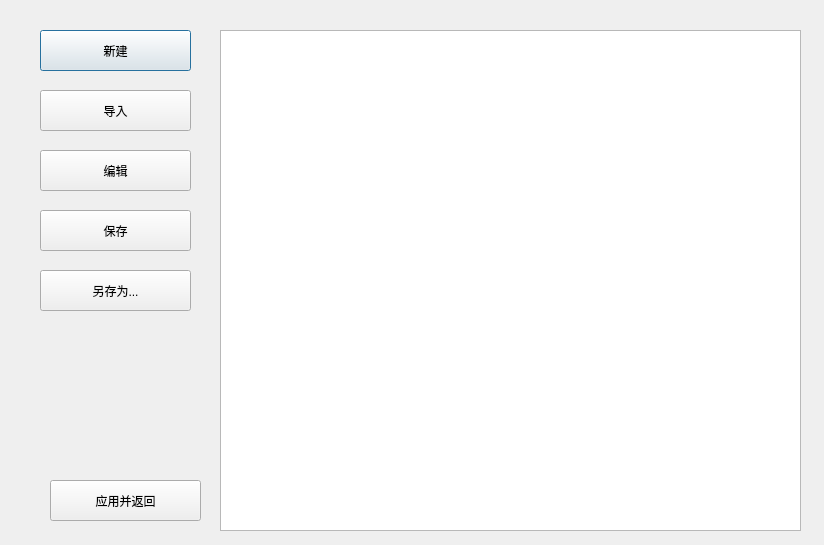
<?xml version="1.0" encoding="UTF-8"?>
<ui version="4.0">
 <class>Dialog</class>
 <widget class="QDialog" name="Dialog">
  <property name="geometry">
   <rect>
    <x>0</x>
    <y>0</y>
    <width>824</width>
    <height>545</height>
   </rect>
  </property>
  <property name="windowTitle">
   <string>方法管理</string>
  </property>
  <widget class="QPushButton" name="pb_new">
   <property name="geometry">
    <rect>
     <x>40</x>
     <y>30</y>
     <width>151</width>
     <height>41</height>
    </rect>
   </property>
   <property name="text">
    <string>新建</string>
   </property>
  </widget>
  <widget class="QPushButton" name="pb_import">
   <property name="geometry">
    <rect>
     <x>40</x>
     <y>90</y>
     <width>151</width>
     <height>41</height>
    </rect>
   </property>
   <property name="text">
    <string>导入</string>
   </property>
  </widget>
  <widget class="QPushButton" name="pb_edit">
   <property name="geometry">
    <rect>
     <x>40</x>
     <y>150</y>
     <width>151</width>
     <height>41</height>
    </rect>
   </property>
   <property name="text">
    <string>编辑</string>
   </property>
  </widget>
  <widget class="QPushButton" name="pb_save_as">
   <property name="geometry">
    <rect>
     <x>40</x>
     <y>270</y>
     <width>151</width>
     <height>41</height>
    </rect>
   </property>
   <property name="text">
    <string>另存为...</string>
   </property>
  </widget>
  <widget class="QPushButton" name="pb_action">
   <property name="geometry">
    <rect>
     <x>50</x>
     <y>480</y>
     <width>151</width>
     <height>41</height>
    </rect>
   </property>
   <property name="text">
    <string>应用并返回</string>
   </property>
  </widget>
  <widget class="QTableView" name="tableView_method">
   <property name="geometry">
    <rect>
     <x>220</x>
     <y>30</y>
     <width>581</width>
     <height>501</height>
    </rect>
   </property>
  </widget>
  <widget class="QPushButton" name="pb_save">
   <property name="geometry">
    <rect>
     <x>40</x>
     <y>210</y>
     <width>151</width>
     <height>41</height>
    </rect>
   </property>
   <property name="text">
    <string>保存</string>
   </property>
  </widget>
 </widget>
 <resources/>
 <connections/>
</ui>
